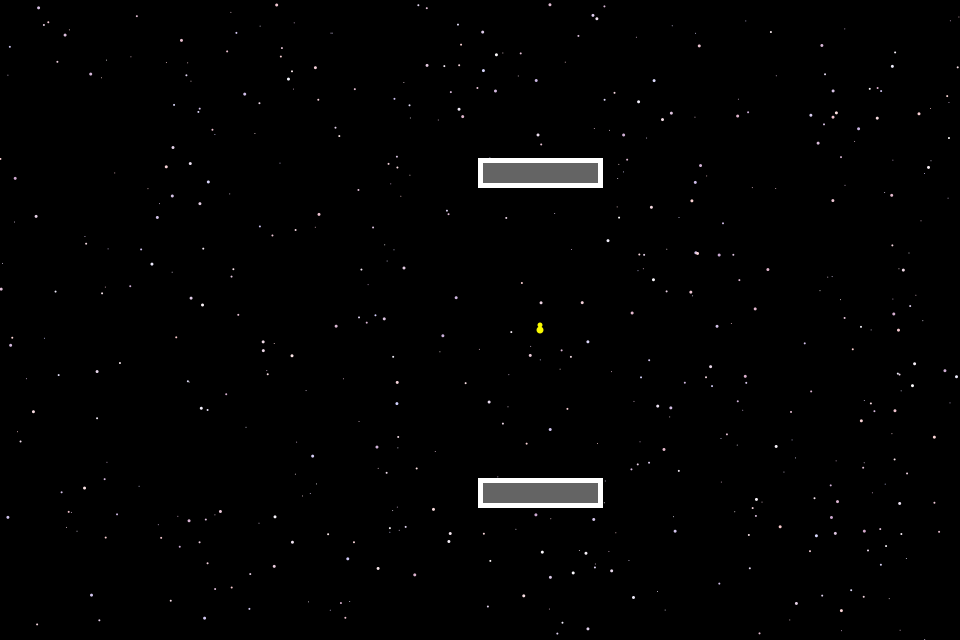
Frame 1 (no input)
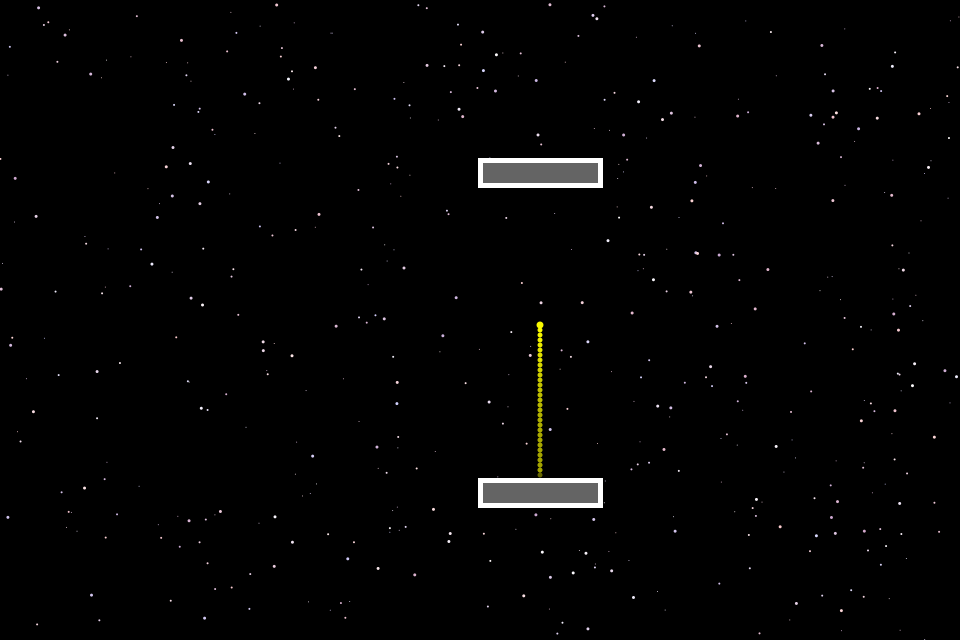
Frame 60 (the mouse pressed at the canvas centre just before this capture)
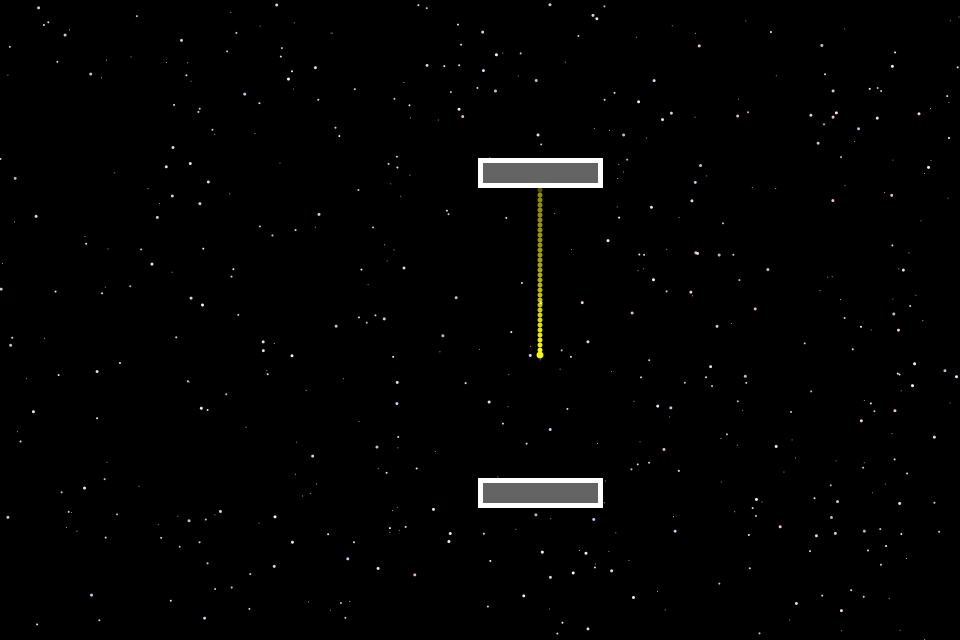
Frame 120 (the mouse held since frame 60 and released just before this capture)

The Processing sketch that drew these frames (run headless with seeded random() and noise(); from frame 60 on, the mouse is pressed at the canvas centre):

// Processing sketch: TimeDilation_Animation
// ── TimeDilation_Animation.pde
final float WIND_STRENGHT = 5;
final float LIGHT_SPEED = 5;

Background bg;
Bezugsystem bs;
int aniState;

void setup(){
  size(960, 640);
  bg = new Background();
  bs = new Bezugsystem();
  aniState = 0; 
}

void draw(){
  if(aniState == 1 || aniState == 2 || aniState == 3){
    bg.moveX(-WIND_STRENGHT);
  }
  if(aniState != 5){
    bg.render();
  }else{
   background(150); 
  }
  bs.render();
}

void mouseReleased(){
  aniState++;
  if(aniState > 6)aniState = 0;
  println("animation State = " + aniState);
}

class Bezugsystem{
  final PVector WIND = new PVector(-WIND_STRENGHT,0);
  
  Mirrow mir_top, mir_bottom;
  LightBeam lb;
  ArrayList<PVector> collPoints;
  
  Bezugsystem(){
    this.mir_top = new Mirrow(width/2, height/4, width/8,25);
    this.mir_bottom = new Mirrow(width/2, height/4*3, width/8, 25);
    this.lb = new LightBeam(new PVector(width/2+width/16, height/2));
    this.collPoints = new ArrayList<PVector>();
  }
  
  void render(){
    if(aniState != 5){
      lb.update(mir_top, mir_bottom);
      lb.render();
    }
    if(aniState == 2 || aniState == 3 || aniState == 4 || aniState == 5){
      if(aniState == 2 || aniState ==3){
        for(int i = 0; i < collPoints.size(); i++){
           collPoints.get(i).add(WIND);
        }
      }
      for(int i = 0; i < collPoints.size()-1; i++){
        PVector p1 = collPoints.get(i);
        PVector p2 = collPoints.get(i+1);
        stroke(0,255,0);
        strokeWeight(3);
        line(p1.x,p1.y, p2.x,p2.y);
      }
    }
    
    if(aniState == 4 || aniState == 5){
      float x= lb.getPos().x;
      stroke(255,0,0);
      strokeWeight(3);
      line(x,height/4+25+5,x,height/4*3-5);
    }
    
    if(aniState != 5){
      mir_top.render();
      mir_bottom.render();
    }
  }
  
  class Mirrow{
    
    PVector pos, dim;
    
    Mirrow(int x, int y, int mir_width, int mir_height){
      this.pos = new PVector(x,y);
      this.dim = new PVector(mir_width, mir_height);
      
    }
    void render(){
      fill(100);
      stroke(255);
      strokeWeight(5);
      rect(pos.x,pos.y,dim.x,dim.y);
    }
    
    PVector getPos(){
      return this.pos;
    }
    
    PVector getDim(){
      return this.dim;
    }
  }
  
  class LightBeam{
    
    private final int TRAIL_SUSTAIN = 50;
    
    private PVector pos;
    private PVector vel;
    
    private ArrayList<LightPart> part;
    
    LightBeam(PVector pos){
      this.part = new ArrayList<LightPart>();
      this.pos = pos;
      this.vel = new PVector(0,LIGHT_SPEED);
    }
    
    void update(Mirrow top, Mirrow bottom){
      this.pos.add(this.vel);
      
      if(this.pos.y+10 > bottom.getPos().y || this.pos.y-10 < top.getPos().y + top.getDim().y){
         this.vel.y*=-1;
         
         if(aniState == 2 || aniState == 3){
           collPoints.add(new PVector(pos.x,pos.y));
           if(collPoints.size() > 10){
             collPoints.remove(0);
           }
           if(aniState == 3){
            aniState = 4;
            println("animation State = 4");
            while(collPoints.size() > 2){
             collPoints.remove(0); 
            }
           }
         }
      }

      
      
      PVector wind;
      if(aniState == 1 || aniState == 2 || aniState == 3){
        wind = WIND;
      }else{
        wind = new PVector();
      }
      this.part.add(new LightPart(pos,wind));
      for(int i = 0; i < part.size(); i++){
       if(!part.get(i).update()){
         part.remove(i);
         i--;
       }
      }
      
    }
    
    void render(){
      for(int i = 0; i < part.size(); i++){
        
       LightPart lp = part.get(i);
       
       fill(255,255,0, lp.getTimer()/(float)TRAIL_SUSTAIN * 255);
       ellipse(lp.getPos().x,lp.getPos().y,5,5);
      }
      
      ellipse(this.pos.x, this.pos.y+vel.y, 7,7);
    }
    
    PVector getPos(){
       return this.pos; 
     }
    
    
    class LightPart{
      
      private PVector pos;
      private PVector vel, vel2;
      private int timer;
      
      LightPart(final PVector pos, PVector vel){
        this.timer = TRAIL_SUSTAIN;
        this.pos = new PVector(pos.x,pos.y);
        this.vel = new PVector(vel.x,vel.y);
      }
      
      boolean update(){
        this.pos.add(this.vel);
        timer--;
        if(timer < 0)return false;
        return true;
      }
      
      int getTimer(){
       return this.timer; 
      }
      
      PVector getPos(){
        return this.pos;
      }
      
    }
  }
  
}

// ── Background.pde
final int STAR_COUNT = 500;
final int MAX_STAR_SIZE = 3;
final float MAX_SHIFT = 0.2f;
final int MAX_STARCOLL = 10;

class Background{
  
  private PVector[] apos;
  private int[] sizes;
  private PVector[] shifts;
  
  Background(){
    apos = new PVector[STAR_COUNT];
    sizes = new int[STAR_COUNT];
    shifts = new PVector[STAR_COUNT];
    for(int i = 0; i < STAR_COUNT; i++){
      sizes[i] = 1+floor(random(MAX_STAR_SIZE));
      apos[i] = newStarPos(i);
      shifts[i] = new PVector(1-random(MAX_SHIFT), 1-random(MAX_SHIFT));
    }
  }
  
  PVector newStarPos(int currFill){
    PVector p = new PVector(random(width), random(height));
    if(currFill < 2)return p;
    for(int c = 0; c < 100; c++){
      boolean coll = true;
      for(int i = 0; i < currFill-1; i++){
        PVector opos = apos[i];
        float dis = sqrt(pow(opos.x-p.x,2) + pow(opos.y - p.y,2));
        if(dis > sizes[i]/2 + sizes[currFill]/2 + MAX_STARCOLL){
          coll = false;
          break;
        }
      }
      if(!coll){
        return p;
      }else{
        p = new PVector(random(width), random(height)); 
      }
      
      
    }
    return p;
  }
  
  void moveX(float offX){
    for(int i = 0; i < STAR_COUNT; i++){
      apos[i].x+=offX;
      if(apos[i].x > width + MAX_STAR_SIZE){
        apos[i].x=-MAX_STAR_SIZE;
        apos[i].y = random(height);
      }
      if(apos[i].x < -MAX_STAR_SIZE){
        apos[i].x = width+MAX_STAR_SIZE;
        apos[i].y = random(height);
      }
    }
    
  }
  
  void render(){
    background(0);
    noStroke();
    for(int i = 0; i < STAR_COUNT; i++){
      PVector pos = apos[i];
      PVector shift = shifts[i];
      int size = sizes[i];
      fill(255*shift.y,255 * shift.x * shift.y,255 * shift.x);
      ellipse(pos.x, pos.y, size, size); 
    }
  }
  
  
  
}
